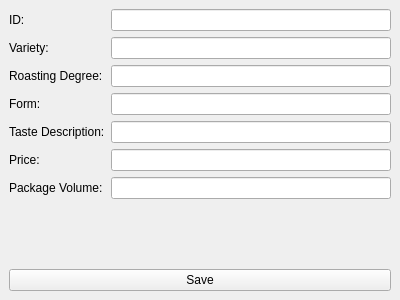
<?xml version="1.0" encoding="UTF-8"?>
<ui version="4.0">
 <class>AddEditCoffeeForm</class>
 <widget class="QMainWindow" name="AddEditCoffeeForm">
  <property name="geometry">
   <rect>
    <x>0</x>
    <y>0</y>
    <width>400</width>
    <height>300</height>
   </rect>
  </property>
  <property name="windowTitle">
   <string>Add/Edit Coffee</string>
  </property>
  <widget class="QWidget" name="centralwidget">
   <layout class="QVBoxLayout" name="verticalLayout">
    <item>
     <layout class="QFormLayout" name="formLayout">
      <item row="0" column="0">
       <widget class="QLabel" name="idLabel">
        <property name="text">
         <string>ID:</string>
        </property>
       </widget>
      </item>
      <item row="0" column="1">
       <widget class="QLineEdit" name="idField">
        <property name="readOnly">
         <bool>true</bool>
        </property>
       </widget>
      </item>
      <item row="1" column="0">
       <widget class="QLabel" name="varietyLabel">
        <property name="text">
         <string>Variety:</string>
        </property>
       </widget>
      </item>
      <item row="1" column="1">
       <widget class="QLineEdit" name="varietyField"/>
      </item>
      <item row="2" column="0">
       <widget class="QLabel" name="roastingLabel">
        <property name="text">
         <string>Roasting Degree:</string>
        </property>
       </widget>
      </item>
      <item row="2" column="1">
       <widget class="QLineEdit" name="roastingField"/>
      </item>
      <item row="3" column="0">
       <widget class="QLabel" name="formLabel">
        <property name="text">
         <string>Form:</string>
        </property>
       </widget>
      </item>
      <item row="3" column="1">
       <widget class="QLineEdit" name="formField"/>
      </item>
      <item row="4" column="0">
       <widget class="QLabel" name="tasteLabel">
        <property name="text">
         <string>Taste Description:</string>
        </property>
       </widget>
      </item>
      <item row="4" column="1">
       <widget class="QLineEdit" name="tasteField"/>
      </item>
      <item row="5" column="0">
       <widget class="QLabel" name="priceLabel">
        <property name="text">
         <string>Price:</string>
        </property>
       </widget>
      </item>
      <item row="5" column="1">
       <widget class="QLineEdit" name="priceField"/>
      </item>
      <item row="6" column="0">
       <widget class="QLabel" name="volumeLabel">
        <property name="text">
         <string>Package Volume:</string>
        </property>
       </widget>
      </item>
      <item row="6" column="1">
       <widget class="QLineEdit" name="volumeField"/>
      </item>
     </layout>
    </item>
    <item>
     <widget class="QPushButton" name="saveButton">
      <property name="text">
       <string>Save</string>
      </property>
     </widget>
    </item>
   </layout>
  </widget>
 </widget>
 <resources/>
 <connections/>
</ui>
